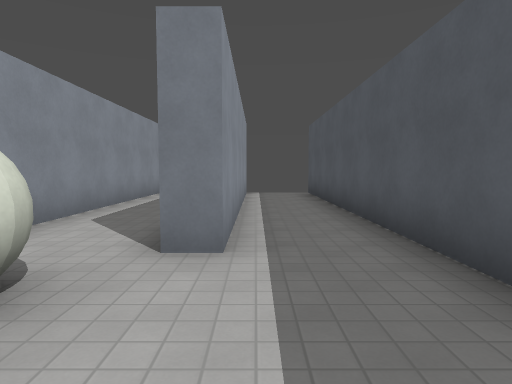
view 1 (above)

21 first-person views from a walk through a Godot game level. The camera is 1.5 m above the floor, tilts 4° down and sees 75° across. The floor is counted in squares, 2 m on a side. Each view is taken from the middle of a square. On the plan, view 1 faces up. The plan holds only what a view shows up to about 11 squares ahead; the rest is blank. Surface patterns are stand-ins for the level's own textures.

view 2
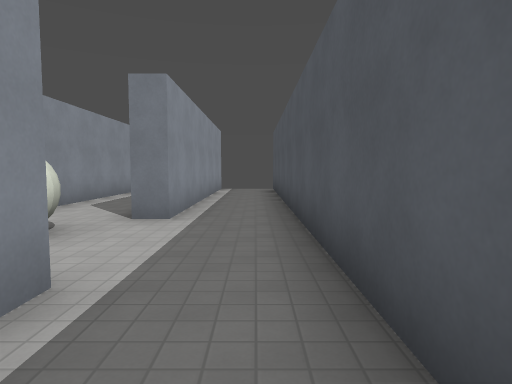

view 3
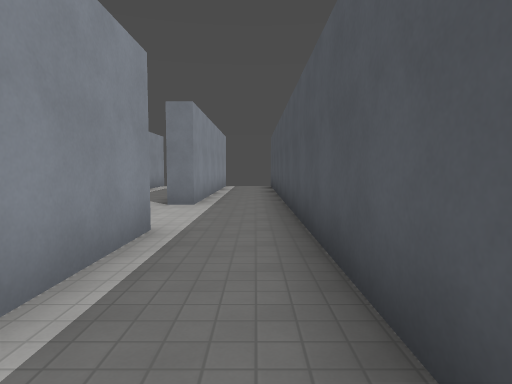

view 4
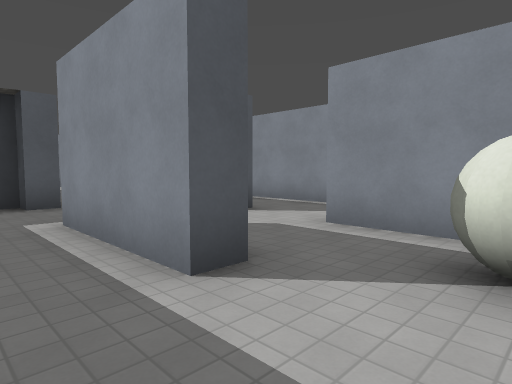

view 5
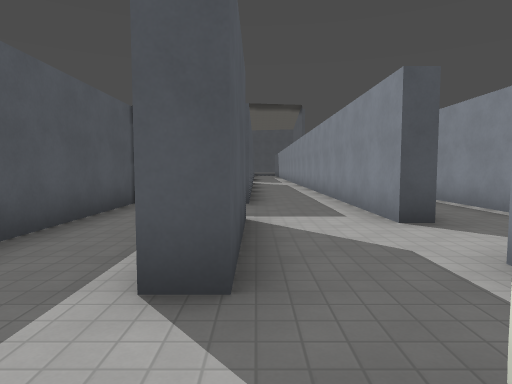

view 6
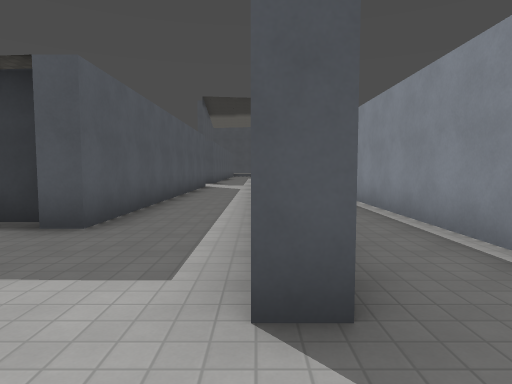

view 7
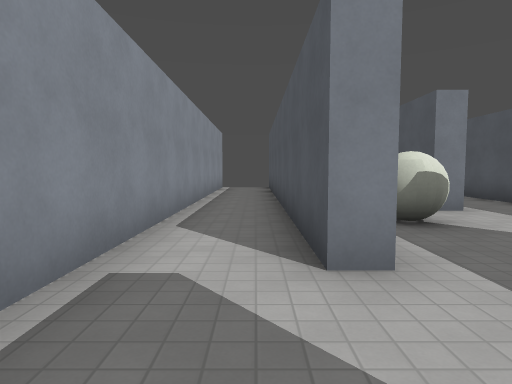

view 8
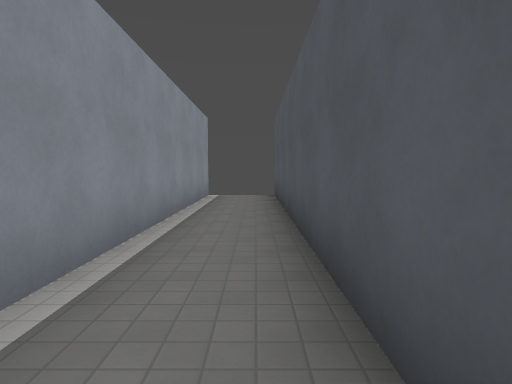

view 9
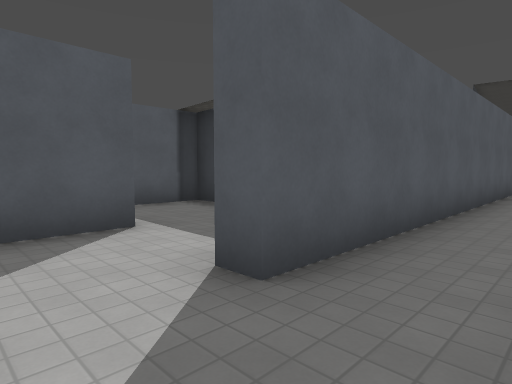

view 10
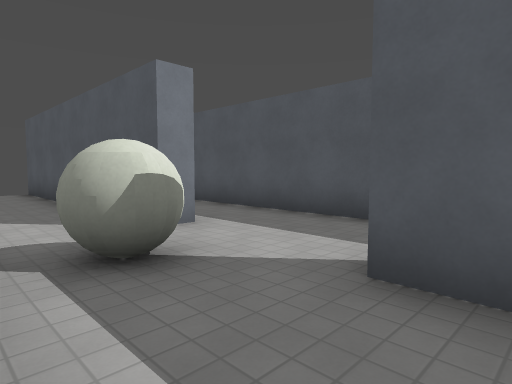

view 11
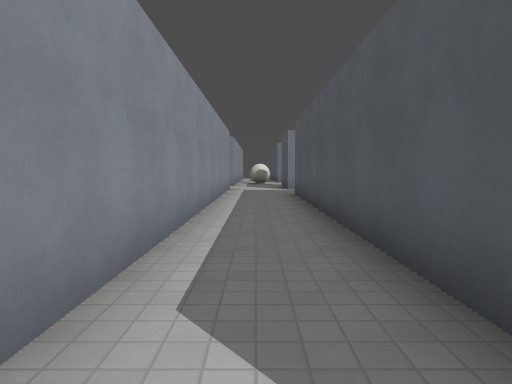

view 12
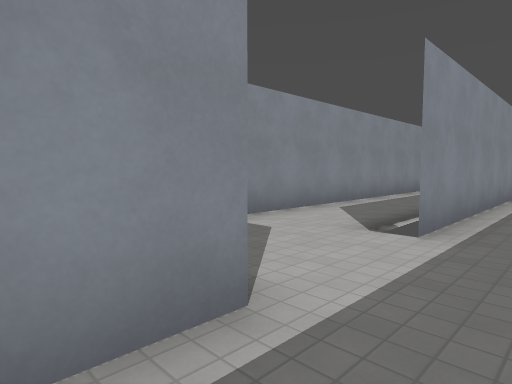

view 13
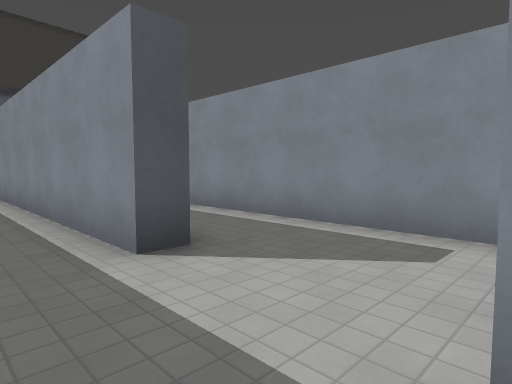

view 14
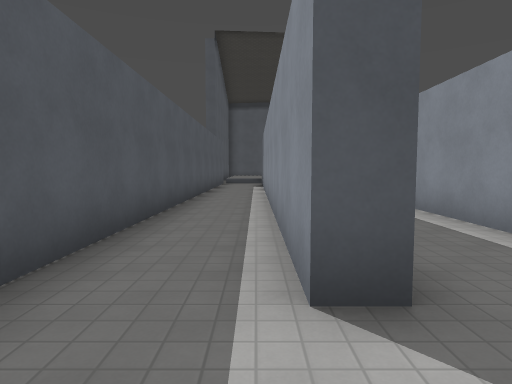

view 15
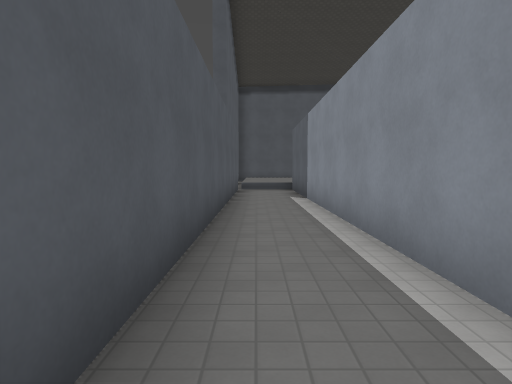

view 16
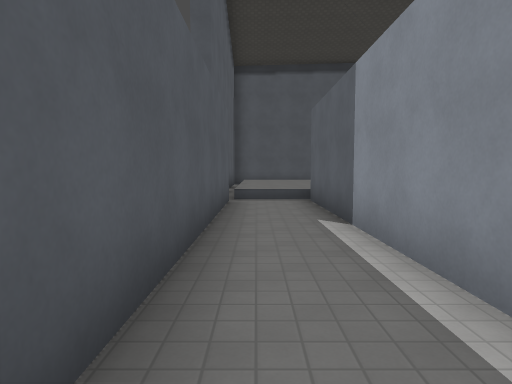

view 17
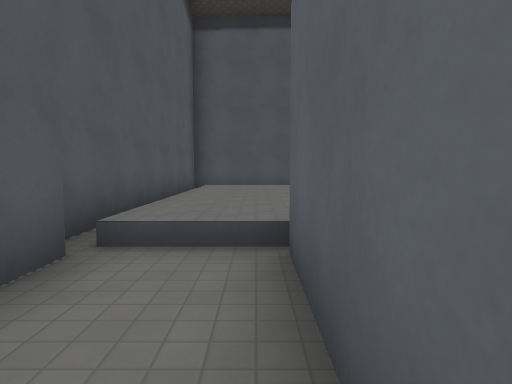

view 18
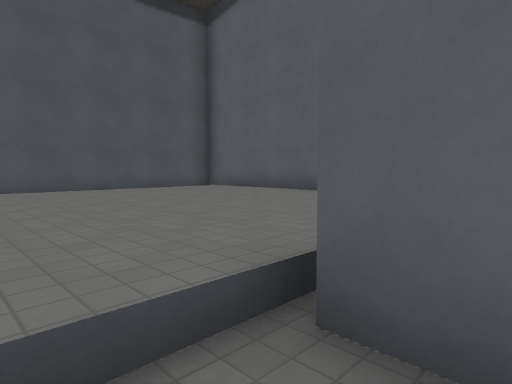

view 19
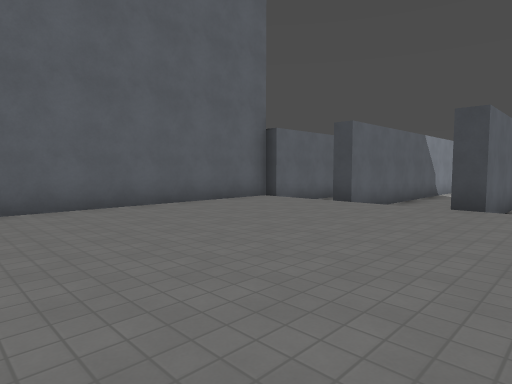

view 20
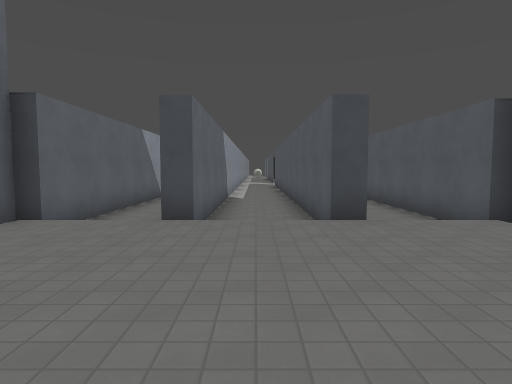

view 21
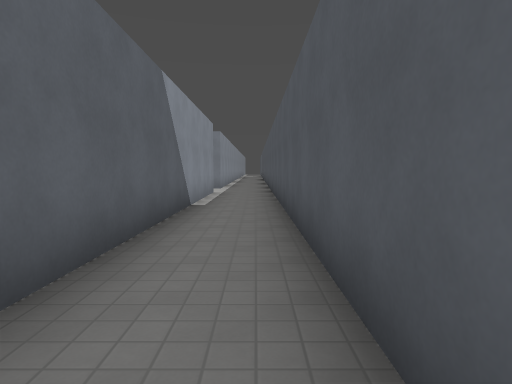

### Floor plan
Key: @ floor where view 1 was taken; # wall or solid block; . main floor; : floor 0.5 m higher than the main floor; / step, stairs or slope; B ball.
Columns run from 6 left of view 1 to 2 right of it. Each row starts with its distance up from view 1.
 11 #
 10 #..# #..#
  9 #..#.#..#
  8 #..#.#..#
  7 #..#.#..#
  6 #..#.#..#
  5 #..#.#..#
  4 #..#.#..#
  3 #..#.#..#
  2 #..#B...#
  1 #..#....#
  0 #..#.#@.#
 -1 #....#..#
 -2 #....#..#
 -3 #..#....#
 -4 #..#....#
 -5 #..#.####
 -6 #..#.#..#
 -7 #..#.#
 -8 #..#.#
 -9 # .#.#
-10   .#.#.
-11   .#.#.
-12    #.#.
-13    #.#.
-14    #.#.
-15    #.#..
-16    #....
-17    #....
-18    #.#..#
-19    #.#..#
-20    #.#..#
-21    #.#..#
-22  ..# #..#
-23 #..# #..#
-24 #..# #..#
-25 #..# #..#
-26 #..# #..#
-27 #..#.#..#
-28 #..#.#..#
-29 #..#.#..#
-30 #..#.#..#
-31 #..#.#..#
-32 #..#.#..#
-33 #///////#
-34 #:::::::#
-35 #:::::::#
-36 #:::::::#
-37 #:::::::#
-38 #:::::::#
-39 #:::::::#
-40 #///////#
-41 #########

Where each view was taken, in squares from view 1:
view 1: 0 up, 0 right, facing up
view 2: 2 down, 1 right, facing up
view 3: 4 down, 1 right, facing up
view 4: 2 up, 1 right, facing down-left
view 5: 2 up, 1 left, facing down
view 6: 1 down, 3 left, facing down
view 7: 3 down, 4 left, facing up
view 8: 1 up, 4 left, facing up
view 9: 1 down, 5 left, facing down-right
view 10: 1 down, 3 left, facing up-right
view 11: 15 down, 2 left, facing up
view 12: 19 down, 1 right, facing up-left
view 13: 15 down, 1 right, facing down-left
view 14: 16 down, 0 right, facing down
view 15: 21 down, 1 right, facing down
view 16: 25 down, 1 right, facing down
view 17: 30 down, 0 right, facing down
view 18: 32 down, 1 right, facing down-left
view 19: 40 down, 1 right, facing up-left
view 20: 38 down, 2 left, facing up
view 21: 33 down, 4 left, facing up
